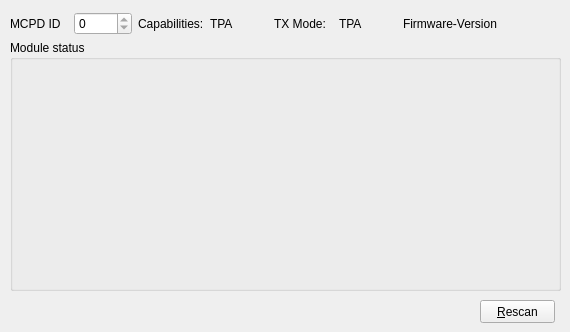
          <widget class="QWidget" name="statusModuleTab">
           <attribute name="title">
            <string>Module</string>
           </attribute>
           <widget class="QGroupBox" name="groupBox17_2">
            <property name="geometry">
             <rect>
              <x>10</x>
              <y>40</y>
              <width>551</width>
              <height>251</height>
             </rect>
            </property>
            <property name="sizePolicy">
             <sizepolicy hsizetype="MinimumExpanding" vsizetype="Preferred">
              <horstretch>0</horstretch>
              <verstretch>0</verstretch>
             </sizepolicy>
            </property>
            <property name="title">
             <string>Module status</string>
            </property>
            <layout class="QGridLayout" name="gridLayout_9">
             <item row="0" column="0">
              <widget class="ModuleStatus" name="moduleStatus0" native="true">
               <property name="sizePolicy">
                <sizepolicy hsizetype="Minimum" vsizetype="Preferred">
                 <horstretch>0</horstretch>
                 <verstretch>0</verstretch>
                </sizepolicy>
               </property>
              </widget>
             </item>
             <item row="0" column="1">
              <widget class="ModuleStatus" name="moduleStatus1" native="true">
               <property name="sizePolicy">
                <sizepolicy hsizetype="Minimum" vsizetype="Preferred">
                 <horstretch>0</horstretch>
                 <verstretch>0</verstretch>
                </sizepolicy>
               </property>
              </widget>
             </item>
             <item row="0" column="2">
              <widget class="ModuleStatus" name="moduleStatus2" native="true">
               <property name="sizePolicy">
                <sizepolicy hsizetype="Minimum" vsizetype="Preferred">
                 <horstretch>0</horstretch>
                 <verstretch>0</verstretch>
                </sizepolicy>
               </property>
              </widget>
             </item>
             <item row="0" column="3">
              <widget class="ModuleStatus" name="moduleStatus3" native="true">
               <property name="sizePolicy">
                <sizepolicy hsizetype="Minimum" vsizetype="Preferred">
                 <horstretch>0</horstretch>
                 <verstretch>0</verstretch>
                </sizepolicy>
               </property>
              </widget>
             </item>
             <item row="0" column="4">
              <widget class="ModuleStatus" name="moduleStatus4" native="true">
               <property name="sizePolicy">
                <sizepolicy hsizetype="Minimum" vsizetype="Preferred">
                 <horstretch>0</horstretch>
                 <verstretch>0</verstretch>
                </sizepolicy>
               </property>
              </widget>
             </item>
             <item row="0" column="5">
              <widget class="ModuleStatus" name="moduleStatus5" native="true">
               <property name="sizePolicy">
                <sizepolicy hsizetype="Minimum" vsizetype="Preferred">
                 <horstretch>0</horstretch>
                 <verstretch>0</verstretch>
                </sizepolicy>
               </property>
              </widget>
             </item>
             <item row="0" column="6">
              <widget class="ModuleStatus" name="moduleStatus6" native="true">
               <property name="sizePolicy">
                <sizepolicy hsizetype="Minimum" vsizetype="Preferred">
                 <horstretch>0</horstretch>
                 <verstretch>0</verstretch>
                </sizepolicy>
               </property>
              </widget>
             </item>
             <item row="0" column="7">
              <widget class="ModuleStatus" name="moduleStatus7" native="true">
               <property name="sizePolicy">
                <sizepolicy hsizetype="Minimum" vsizetype="Preferred">
                 <horstretch>0</horstretch>
                 <verstretch>0</verstretch>
                </sizepolicy>
               </property>
              </widget>
             </item>
            </layout>
           </widget>
           <widget class="QPushButton" name="scanPeri">
            <property name="geometry">
             <rect>
              <x>480</x>
              <y>300</y>
              <width>75</width>
              <height>23</height>
             </rect>
            </property>
            <property name="text">
             <string>&amp;Rescan</string>
            </property>
           </widget>
           <widget class="QWidget" name="layoutWidget_1">
            <property name="geometry">
             <rect>
              <x>10</x>
              <y>10</y>
              <width>551</width>
              <height>28</height>
             </rect>
            </property>
            <layout class="QHBoxLayout" name="horizontalLayout_6">
             <item>
              <widget class="QLabel" name="textLabel14">
               <property name="text">
                <string>MCPD ID</string>
               </property>
               <property name="wordWrap">
                <bool>false</bool>
               </property>
              </widget>
             </item>
             <item>
              <widget class="MCPDSpinBox" name="devid_2">
               <property name="enabled">
                <bool>true</bool>
               </property>
               <property name="maximum">
                <number>0</number>
               </property>
              </widget>
             </item>
             <item>
              <widget class="QLabel" name="label_3">
               <property name="text">
                <string>Capabilities:</string>
               </property>
              </widget>
             </item>
             <item>
              <widget class="QLabel" name="capabilities">
               <property name="text">
                <string>TPA</string>
               </property>
              </widget>
             </item>
             <item>
              <widget class="QLabel" name="label_6">
               <property name="text">
                <string>TX Mode:</string>
               </property>
              </widget>
             </item>
             <item>
              <widget class="QLabel" name="txMode">
               <property name="text">
                <string>TPA</string>
               </property>
              </widget>
             </item>
             <item>
              <widget class="QLabel" name="label">
               <property name="text">
                <string>Firmware-Version</string>
               </property>
              </widget>
             </item>
             <item>
              <widget class="QLabel" name="firmwareVersion">
               <property name="text">
                <string/>
               </property>
              </widget>
             </item>
            </layout>
           </widget>
          </widget>
